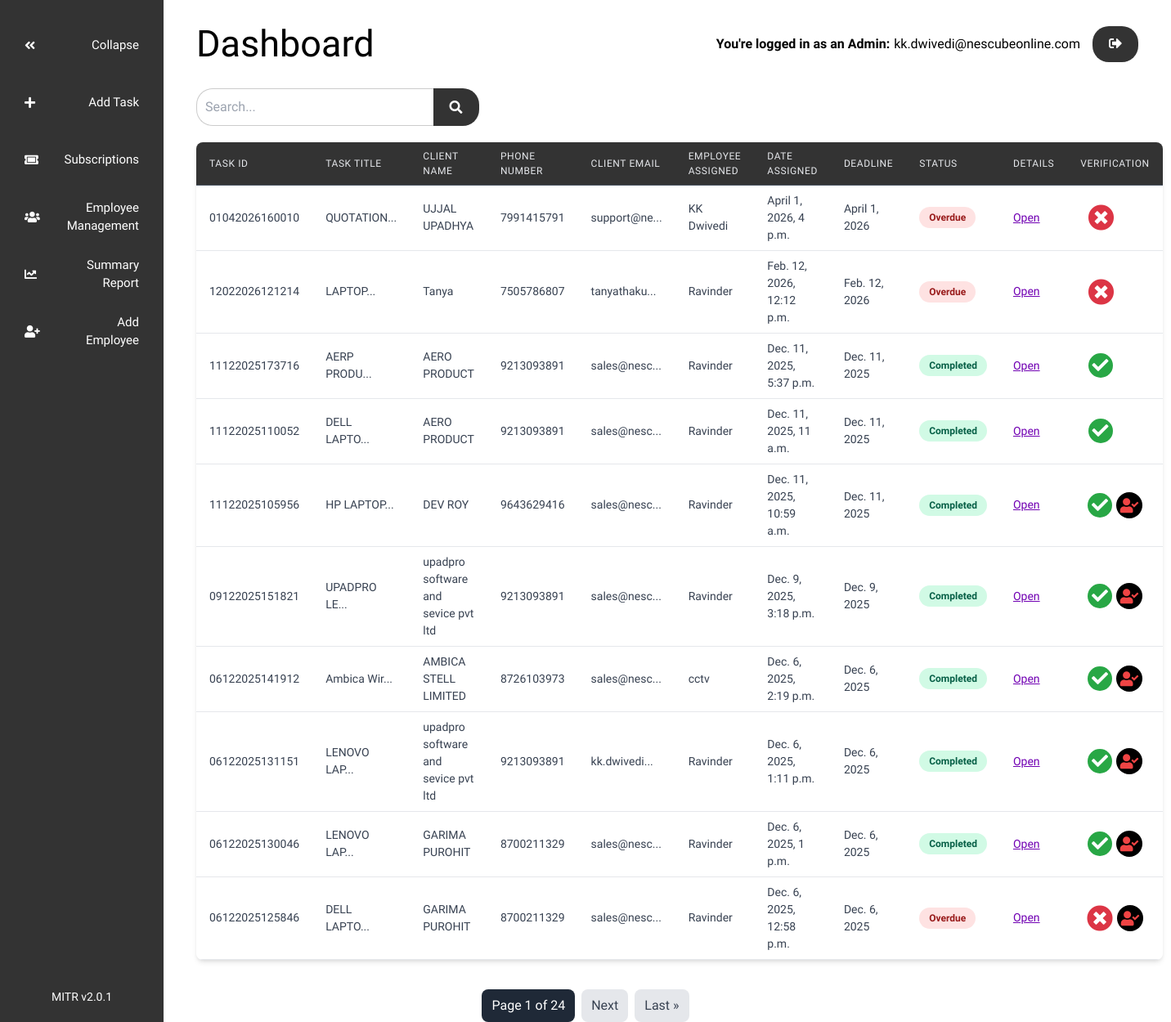
Page /dashboard/ (signed in) on the committed database.
### MITR_app/models.py (models this page shows, shortened)
class CustomUser(AbstractUser):
    company = models.CharField(max_length=100)
    email = models.EmailField(unique=True)
    is_superuser = models.BooleanField(default=False)

class Task(models.Model):
    REMIND_CHOICES = (
        ('', '---------'),
        (timedelta(hours=1), '1 Hour'),
        (timedelta(hours=2), '2 Hours'),
        (timedelta(hours=3), '3 Hours'),
        (timedelta(hours=4), '4 Hours'),
        (timedelta(hours=5), '5 Hours'),
        (timedelta(hours=6), '6 Hours'),
        (timedelta(hours=12), '12 Hours'),
        (timedelta(days=1), '1 Day'),
        (timedelta(days=2), '2 Days'),
        (timedelta(days=3), '3 Days'),
        (timedelta(days=7), '1 Week'),
        (timedelta(weeks=2), '2 Weeks'),
        (timedelta(weeks=3), '3 Weeks'),
        (timedelta(weeks=4), '1 Month'),
    )
    task_id = models.CharField(
        max_length=50,
        unique=True,
        editable=False,  # Prevent manual editing in forms/admin
        default=None,
        null=True,  # Allow null initially for pre-save generation
        blank=True
    )
    title = models.CharField(max_length=100)
    description = models.TextField()
    email = models.EmailField()
    employee = models.ForeignKey('Employee', on_delete=models.CASCADE, null=True, blank=True)
    remind_every = models.DurationField()
    submission_date = models.DateField(default=datetime.now())
    date_added = models.DateTimeField(default=timezone.now)
    completed = models.BooleanField(default=False)
    client_company = models.CharField(max_length=100,null=True)
    client_phone_number = models.CharField(max_length=15)
    employee_marked_completed = models.BooleanField(default=False)
    next_reminder_date = models.DateTimeField(default=timezone.now)
    completed_date = models.DateTimeField(null=True, blank=True)
    overdue_reason = models.CharField(max_length=5000, null=True, default=False)
    completed_by = models.ForeignKey(CustomUser, null=True, blank=True, on_delete=models.SET_NULL, related_name='completed_tasks')
    completed_at = models.DateTimeField(null=True, blank=True)
    rework_by = models.ForeignKey(CustomUser, null=True, blank=True, on_delete=models.SET_NULL, related_name='reworked_tasks')
    rework_date = models.DateTimeField(null=True, blank=True)
    last_overdue_reminder = models.DateTimeField(null=True, blank=True)
    def save(self, *args, **kwargs):
        if not self.next_reminder_date:
            self.next_reminder_date = timezone.now() + self.remind_every
        if self.completed and not self.completed_date:
            self.completed_date = timezone.now().date()
        super().save(*args, **kwargs)
        if not self.completed:
            self.schedule_reminder_emails()

class Employee(models.Model):
    user = models.OneToOneField(settings.AUTH_USER_MODEL, on_delete=models.CASCADE, null=True, blank=True)
    name = models.CharField(max_length=100)
    email = models.EmailField(unique=True)
    phone_number = models.CharField(max_length=15)
    company = models.CharField(max_length=100, default='TO_BE_ASSIGNED')
    coordinator = models.BooleanField(default=False)

### MITR_app/views.py (the view, shortened to what this page needs)
# urls.py: path('dashboard/', views.dashboard_view, name='dashboard'),
@login_required
def dashboard_view(request):
         from .tasks import send_initial_email
         user_email = request.user
         company = user_email.company  # Get the company
         is_superuser = user_email.is_superuser
         employee = None
         is_employee = False
         if is_employee and not employee.coordinator:
             tasks = Task.objects.filter(employee__email=user_email.email).order_by('-date_added')
         else:
             tasks = Task.objects.filter(employee__company=company).order_by('-date_added')
         form = TaskForm(user=request.user)
         form_has_errors = False
         employee_form = EmployeeForm()
         search_query = request.GET.get('search', '')
         if search_query:
             tasks = tasks.filter(title__icontains=search_query)
         paginator = Paginator(tasks, 10)  # Show 10 tasks per page
         page_number = request.GET.get('page')
         page_obj = paginator.get_page(page_number)
         return render(request, 'dashboard.html', {
             'is_employee': is_employee,
             'is_superuser': is_superuser,
             'today': date.today(),
             'tasks': page_obj,
             'search_query': search_query,
             'form': form,
             'form_has_errors': form_has_errors,
             'employee_form': employee_form,
             'employee': employee,
         })

### MITR_app/forms.py (shortened to what this page needs)
class EmployeeForm(forms.ModelForm):
    class Meta:
        model = Employee
        fields = ['name', 'email', 'phone_number']
    def __init__(self, *args, **kwargs):
        self.user = kwargs.pop('user', None)
        super(EmployeeForm, self).__init__(*args, **kwargs)

### MITR_app/templates/dashboard.html (shortened to what this page needs)
<!DOCTYPE html>
<html lang="en">
<head>
  <link rel="stylesheet" href="https://cdnjs.cloudflare.com/ajax/libs/font-awesome/5.15.3/css/all.min.css">
  <link href="https://cdn.jsdelivr.net/npm/tailwindcss@2.2.19/dist/tailwind.min.css" rel="stylesheet">
</head>
<body>
  <div class="sidebar">
    <button class="sidebar-btn collapse-btn">
      <i class="fas fa-angle-double-left"></i>
      <span>Collapse</span>
    </button>
    {% if employee.coordinator or is_superuser %}
    <button class="sidebar-btn add-task-btn">
      <i class="fas fa-plus"></i>
      <span>Add Task</span>
    </button>
    {%endif%}
    {% if employee.coordinator or user.is_superuser %}
    <a href="{% url 'subscriptions' %}" class="sidebar-link">
      <button class="sidebar-btn">
        <i class="fas fa-ticket-alt"></i>
        <span>Subscriptions</span>
      </button>
    </a>
    {% endif %}
    {% if employee.coordinator or is_superuser %}
    <a href="{% url 'employee_list' %}" class="sidebar-link">
    <button class="sidebar-btn">
      <i class="fas fa-users"></i>
      <span>Employee Management</span>
    </button>
    </a>
    {% endif %}
    {% if employee.coordinator or is_superuser %}
    <a href="{% url 'summary_report' %}"class="sidebar-link">
    <button class="sidebar-btn">
      <i class="fas fa-chart-line"></i>
      <span>Summary<br>Report</span>
    </button>
    </a>
    {% endif%}
    {% if employee.coordinator or is_superuser %}
    <button class="sidebar-btn add-employee-btn">
      <i class="fas fa-user-plus"></i>
      <span>Add<br>Employee</span>
    </button>
    {% endif %}
    <div class="version-text">MITR v2.0.1</div>
  </div>
  <div class="dashboard">
    <div class="dashboard-header">
      <h1 style="font-size: 45px;">Dashboard</h1>
      <div class="user-info">
        <p> {% if employee.coordinator %}
                <p style="font-size: 16px; padding-right: 5px; font-weight: bold;">You're logged in as a co-ordinator:</p> {{ user.username }}
            {% elif is_employee %}
                <p style="font-size: 16px; padding-right: 5px; font-weight: bold;">You're logged in as an employee : </p> {{ user.username }}
            {% elif is_superuser %}
                <p style="font-size: 16px; padding-right: 5px; font-weight: bold;">You're logged in as an Admin:</p> {{ user.username }}
            {% else %}
                <p style="font-size: 16px; padding-right: 5px; font-weight: bold;">You are unemployed</p> {{user.username}}
            {% endif %}
        </p>
        <div class="logout-option">
        <form method="POST" action="{% url 'logout' %}">
            <button type="submit" class="logout-btn"><i class="fas fa-sign-out-alt"></i></button>
        </form>
        </div>
    </div>
    </div>
    <div class="search-bar">
      <form method="GET" action="{% url 'dashboard' %}">
        <input type="text" name="search" placeholder="Search..." value="{{ search_query }}">
        <button type="submit">
          <i class="fas fa-search"></i>
        </button>
      </form>
    </div>
    <div class="container">
      <table>
        <thead>
          <tr>
            <th>Task ID</th>
            <th>Task Title</th>
            <th>Client Name</th>
            {% if is_superuser or employee.coordinator %}
              <th>Phone Number</th>
            {% endif %}
            <th>Client Email</th>
            <th>Employee Assigned</th>
            <th>Date Assigned</th>
            <th>Deadline</th>
            <th>Status</th>
            <th>Details</th>
            <th>Verification</th>
          </tr>
        </thead>
        <tbody>
          {% for task in tasks %}
          <tr>
            <td>{{task.task_id}}</td>
            <td>{{ task.title|slice:":10" }}...</td>
            <td>{{ task.client_company }}</td>
            {% if is_superuser or employee.coordinator %}
              <td>{{ task.client_phone_number }}</td>
            {% endif %}
            <td>{{ task.email|slice:":10" }}...</td>
            <td>{{ task.employee.name }}</td>
            <td>{{ task.date_added }}</td>
            <td>{{ task.submission_date }}</td>
            <td>
              {% if task.completed %}
                {% if task.completed_date > task.submission_date %}
                  <span class="status-badge status-completed-overdue">Completed Overdue</span>
                {% else %}
                  <span class="status-badge status-completed">Completed</span>
                {% endif %}
              {% elif task.submission_date < today %}
                <span class="status-badge status-overdue">Overdue</span>
              {% else %}
                <span class="status-badge status-pending">Pending</span>
              {% endif %}
            </td>
            <td><a href="{% url 'task_view' task.id %}" class="link-open">Open</a></td>
            <td>
              {% if task.completed %}
                  {% if task.completed_date.date > task.submission_date %}
                      <div class="status-overdue-marked-completed-icon"><i class ="fas fa-check icon-white-tick"></i>
                        <span class="w-8 h-8 bg-black rounded-full flex items-center justify-center"><i class="fas fa-user-check text-red-500 text-1.75xl"></i></span>
                      </div>
                  {% else %}
                      <p class="boxgreen"><span style="background-color: #00000000; margin-left: 9.166px;" class="status-completed"><i class ="fas fa-check icon-white-tick"></i></span></p>
                  {% endif %}
              {% elif task.submission_date < today and task.employee_marked_completed %}
                  <div class="status-overdue-marked-completed-icon">
                    <i class= "fas fa-times-circle icon-red-x"></i><span class="w-8 h-8 bg-black rounded-full flex items-center justify-center"><i class="fas fa-user-check text-red-500 text-1.75xl"></i></span>
                  </div>
              {% elif task.submission_date < today %}
                  <div class="boxred">
                      <span style="background-color: #00000000; margin-left: 9.166px;" class="status-overdue"><i class= "fas fa-times-circle icon-red-x"></i></span>
                  </div>
              {% endif %}
            </td>
          </tr>
          {% endfor %}
        </tbody>
      </table>
    </div>
  </div>
</body>
</html>
<div class="pagination flex justify-center mt-4 space-x-2">
    <span class="px-3 py-2 bg-gray-800 text-white rounded-lg">
        Page {{ tasks.number }} of {{ tasks.paginator.num_pages }}
    </span>
    {% if tasks.has_next %}
        <a href="?page={{ tasks.next_page_number }}{% if search_query %}&search={{ search_query }}{% endif %}" class="px-3 py-2 bg-gray-200 text-gray-700 rounded-lg hover:bg-gray-300">Next</a>
        <a href="?page={{ tasks.paginator.num_pages }}{% if search_query %}&search={{ search_query }}{% endif %}" class="px-3 py-2 bg-gray-200 text-gray-700 rounded-lg hover:bg-gray-300">Last &raquo;</a>
    {% endif %}
</div>

### MITR_app/templates/dashboard.html (style rules this page uses)
body { margin: 0; font-family: 'Google Sans', sans-serif; }
.sidebar { display: flex; flex-direction: column; width: 200px; height: 100%; background-color: #333; color: #fff; padding: 20px; box-sizing: border-box; position: fixed; left: 0; top: 0; transition: width 0.3s ease; }
.sidebar-link { text-decoration: none; }
.sidebar-btn { display: flex; align-items: center; justify-content: space-between; width: 100%; height: 70px; background-color: transparent; border: none; color: #fff; padding: 0 10px; font-size: 15px; cursor: pointer; transition: background-color 0.3s ease; font-family: 'Google Sans', sans-serif; }
.sidebar-btn i { margin-right: 10px; }
.sidebar-btn span { margin-left: auto; text-align: right; white-space: normal; }
.version-text { margin-top: auto; display: none; text-align: center; font-size: 14px; color: #fff; }
.sidebar:not(.collapsed) .version-text { display: block; }
.dashboard { margin-left: 220px; margin-right: 20px; padding: 20px; transition: margin-left 0.3s ease; }
.dashboard-header { display: flex; justify-content: space-between; align-items: center; margin-bottom: 20px; }
.dashboard-header h1 { margin: 0; }
.user-info { display: flex; align-items: center; }
.user-info .logout-btn { background-color: #333; color: #fff; border: none; padding: 10px 20px; cursor: pointer; border-radius: 20px; transition: background-color 0.3s ease; }
.search-bar { width: 30%; display: flex; margin-bottom: 20px; }
.search-bar form { display: flex; width: 100%; }
.search-bar input { flex-grow: 1; padding: 10px; border: 1px solid #ccc; border-right: none; border-radius: 20px 0 0 20px; outline: none; width: 100%; box-sizing: border-box; }
.search-bar button { background-color: #333; color: #fff; border: none; padding: 10px 20px; cursor: pointer; border-radius: 0 20px 20px 0; transition: background-color 0.3s ease; display: flex; align-items: center; justify-content: center; }
.search-bar button i { margin: 0; padding: 0; }
.container { max-width: 1265px; margin: 0 auto; padding-right: 15px; }
table { width: 101%; border-collapse: separate; border-spacing: 0; background-color: white; border-radius: 8px; overflow: hidden; box-shadow: 0 4px 6px -1px rgba(0, 0, 0, 0.1), 0 2px 4px -1px rgba(0, 0, 0, 0.06); }
th { background-color: #333; color: #e5e7eb; font-size: 0.75rem; font-weight: 500; text-transform: uppercase; letter-spacing: 0.05em; padding: 0.5rem 1rem; text-align: left; border-bottom: 1px solid #4b5563; }
td { padding: 0.5rem 1rem; font-size: 0.875rem; color: #374151; background-color: white; border-bottom: 1px solid #e5e7eb; white-space: normal; word-wrap: break-word; }
.status-badge { display: inline-flex; align-items: center; padding: 0.25rem 0.75rem; font-size: 0.75rem; font-weight: 600; border-radius: 9999px; text-transform: capitalize; }
.status-completed { background-color: #d1fae5; color: #065f46; }
.status-overdue { background-color: #fee2e2; color: #991b1b; }
.logout-option { padding-left: 15px; }
.icon-white-tick { color: white; font-size: 20px; background-color: #28a745; border-radius: 60%; padding: 5px; display: inline-block; line-height: 1; text-align: center; vertical-align: middle; margin-right: 5px; }
.icon-red-x { color: #dc3545; font-size: 32px; background: none; border: none; display: inline; line-height: 1; padding: 0; margin-right: 5px; vertical-align: middle; }
.status-overdue-marked-completed-icon { display: flex; font-size: 18px; text-align: center; vertical-align: middle; justify-content: center; align-items: center; }
.link-open { text-decoration: underline; color: #7100b3; cursor: pointer; }

### rows in the picture
CustomUser: username "kk.dwivedi@nescubeonline.com"
Task: task_id "01042026160010", title "QUOTATION", client_company "UJJAL UPADHYA", client_phone_number "7991415791", email "support@ne", employee.name "KK Dwivedi", date_added "April 1, 2026, 4 p.m.", submission_date "April 1, 2026", completed "Overdue"
Task: task_id "12022026121214", title "LAPTOP", client_company "Tanya", client_phone_number "7505786807", email "tanyathaku", employee.name "Ravinder", date_added "Feb. 12, 2026, 12:12 p.m.", submission_date "Feb. 12, 2026", completed "Overdue"
Task: task_id "11122025173716", title "AERP PRODU", client_company "AERO PRODUCT", client_phone_number "9213093891", email "sales@nesc", employee.name "Ravinder", date_added "Dec. 11, 2025, 5:37 p.m.", submission_date "Dec. 11, 2025", completed "Completed"
Task: task_id "11122025110052", title "DELL LAPTO", client_company "AERO PRODUCT", client_phone_number "9213093891", email "sales@nesc", employee.name "Ravinder", date_added "Dec. 11, 2025, 11 a.m.", submission_date "Dec. 11, 2025", completed "Completed"
Task: task_id "11122025105956", title "HP LAPTOP", client_company "DEV ROY", client_phone_number "9643629416", email "sales@nesc", employee.name "Ravinder", date_added "Dec. 11, 2025, 10:59 a.m.", submission_date "Dec. 11, 2025", completed "Completed"
Task: task_id "09122025151821", title "UPADPRO LE", client_company "upadpro software and sevice pvt ltd", client_phone_number "9213093891", email "sales@nesc", employee.name "Ravinder", date_added "Dec. 9, 2025, 3:18 p.m.", submission_date "Dec. 9, 2025", completed "Completed"
Task: task_id "06122025141912", title "Ambica Wir", client_company "AMBICA STELL LIMITED", client_phone_number "8726103973", email "sales@nesc", employee.name "cctv", date_added "Dec. 6, 2025, 2:19 p.m.", submission_date "Dec. 6, 2025", completed "Completed"
Task: task_id "06122025131151", title "LENOVO LAP", client_company "upadpro software and sevice pvt ltd", client_phone_number "9213093891", email "kk.dwivedi", employee.name "Ravinder", date_added "Dec. 6, 2025, 1:11 p.m.", submission_date "Dec. 6, 2025", completed "Completed"
Task: task_id "06122025130046", title "LENOVO LAP", client_company "GARIMA PUROHIT", client_phone_number "8700211329", email "sales@nesc", employee.name "Ravinder", date_added "Dec. 6, 2025, 1 p.m.", submission_date "Dec. 6, 2025", completed "Completed"
Task: task_id "06122025125846", title "DELL LAPTO", client_company "GARIMA PUROHIT", client_phone_number "8700211329", email "sales@nesc", employee.name "Ravinder", date_added "Dec. 6, 2025, 12:58 p.m.", submission_date "Dec. 6, 2025", completed "Overdue"

### other values in the picture
{{ tasks.number }} "1"
{{ tasks.paginator.num_pages }} "24"
